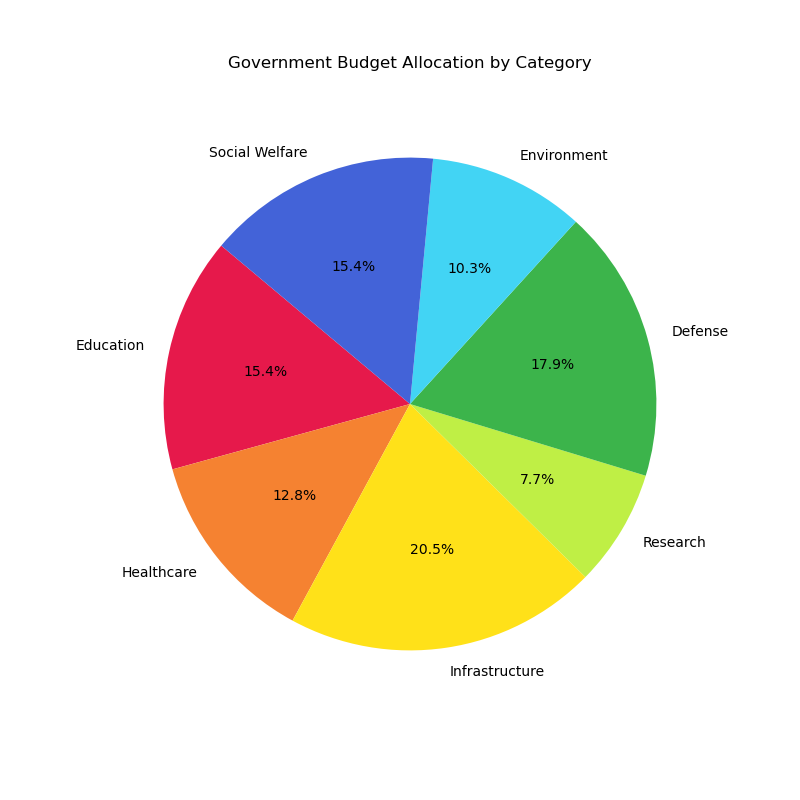

Recreate this plot in Python.

import matplotlib.pyplot as plt
import seaborn as sns
import pandas as pd

# Creating a DataFrame from the provided data
data = {
    'Category': ['Education', 'Healthcare', 'Infrastructure', 'Research', 'Defense', 'Environment', 'Social Welfare'],
    'Value': [300, 250, 400, 150, 350, 200, 300]
}

df = pd.DataFrame(data)

# Determine the colors for each category, using specific hex color codes
colors = ['#e6194B', '#f58231', '#ffe119', '#bfef45', '#3cb44b', '#42d4f4', '#4363d8']

# Plotting using Seaborn's pie chart capabilities through Matplotlib's pie function
plt.figure(figsize=(8, 8))  # Adjusting the figure size
plt.pie(df['Value'], labels=df['Category'], colors=colors, autopct='%1.1f%%', startangle=140)

# Adding a title to the chart
plt.title('Government Budget Allocation by Category', pad=20)

# Display the chart
plt.show()
